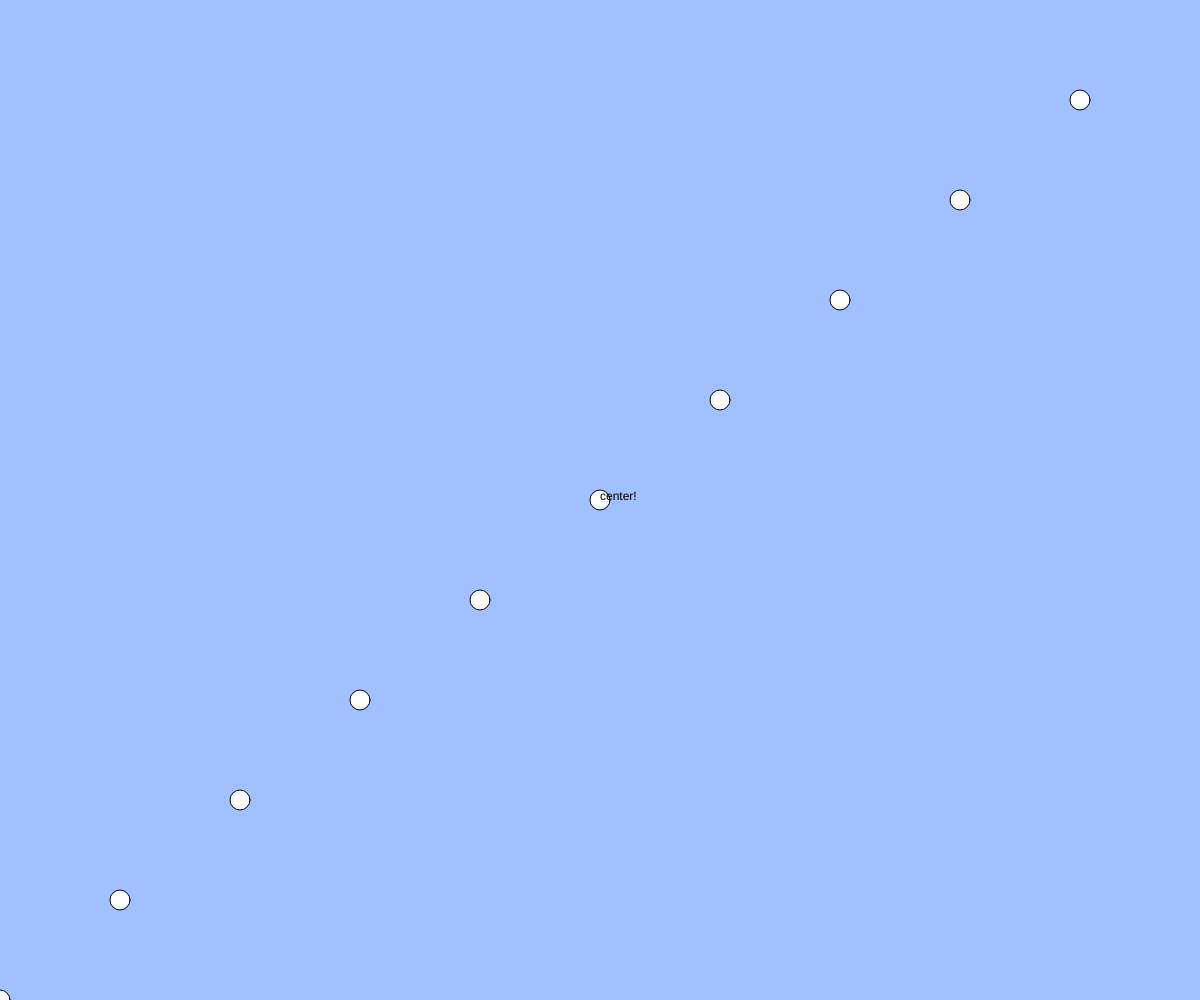
Frame 1 (no input)
Frame 60 (no input): identical to frame 1, image omitted
Frame 120 (the mouse pressed at the canvas centre since frame 60): identical to frame 1, image omitted

The p5.js sketch that drew this single still picture (run headless with seeded random() and noise() and a simulated clock; from frame 60 on, the mouse is pressed at the canvas centre):

// p5.js sketch
// ── sketch.js
// テキスト「リサイズするプログラムを作る」
function setup(){
  createCanvas(windowWidth, windowHeight);
}

function windowResized(){
  resizeCanvas(windowWidth, windowHeight);
}

function draw(){
  background(160, 192, 255);
  for(let i = 0; i < 10; i++){
    ellipse(width *  i / 10, height * (10 - i) / 10, 20);
  }
  text("center!", width * 0.5, height * 0.5);
}
